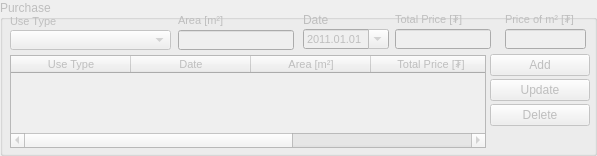
    <widget class="QGroupBox" name="i_purchase_gbox">
     <property name="enabled">
      <bool>false</bool>
     </property>
     <property name="geometry">
      <rect>
       <x>233</x>
       <y>3</y>
       <width>597</width>
       <height>156</height>
      </rect>
     </property>
     <property name="title">
      <string>Purchase</string>
     </property>
     <widget class="QLabel" name="label_76">
      <property name="geometry">
       <rect>
        <x>303</x>
        <y>10</y>
        <width>86</width>
        <height>20</height>
       </rect>
      </property>
      <property name="minimumSize">
       <size>
        <width>0</width>
        <height>20</height>
       </size>
      </property>
      <property name="maximumSize">
       <size>
        <width>16777215</width>
        <height>20</height>
       </size>
      </property>
      <property name="text">
       <string>Date</string>
      </property>
     </widget>
     <widget class="QLabel" name="decisionDateLabel_6">
      <property name="geometry">
       <rect>
        <x>395</x>
        <y>6</y>
        <width>96</width>
        <height>20</height>
       </rect>
      </property>
      <property name="minimumSize">
       <size>
        <width>0</width>
        <height>20</height>
       </size>
      </property>
      <property name="maximumSize">
       <size>
        <width>16777215</width>
        <height>20</height>
       </size>
      </property>
      <property name="font">
       <font>
        <pointsize>8</pointsize>
       </font>
      </property>
      <property name="text">
       <string>Total Price [₮]</string>
      </property>
      <property name="alignment">
       <set>Qt::AlignBottom|Qt::AlignLeading|Qt::AlignLeft</set>
      </property>
     </widget>
     <widget class="QDateEdit" name="i_purchase_date_edit">
      <property name="geometry">
       <rect>
        <x>303</x>
        <y>29</y>
        <width>86</width>
        <height>20</height>
       </rect>
      </property>
      <property name="minimumSize">
       <size>
        <width>0</width>
        <height>20</height>
       </size>
      </property>
      <property name="maximumSize">
       <size>
        <width>16777215</width>
        <height>20</height>
       </size>
      </property>
      <property name="font">
       <font>
        <pointsize>8</pointsize>
       </font>
      </property>
      <property name="dateTime">
       <datetime>
        <hour>0</hour>
        <minute>0</minute>
        <second>0</second>
        <year>2011</year>
        <month>1</month>
        <day>1</day>
       </datetime>
      </property>
      <property name="displayFormat">
       <string>yyyy.MM.dd</string>
      </property>
      <property name="calendarPopup">
       <bool>true</bool>
      </property>
     </widget>
     <widget class="QPushButton" name="i_purchase_add_button">
      <property name="geometry">
       <rect>
        <x>490</x>
        <y>54</y>
        <width>100</width>
        <height>22</height>
       </rect>
      </property>
      <property name="sizePolicy">
       <sizepolicy hsizetype="Fixed" vsizetype="Fixed">
        <horstretch>0</horstretch>
        <verstretch>0</verstretch>
       </sizepolicy>
      </property>
      <property name="minimumSize">
       <size>
        <width>0</width>
        <height>22</height>
       </size>
      </property>
      <property name="maximumSize">
       <size>
        <width>100</width>
        <height>22</height>
       </size>
      </property>
      <property name="text">
       <string>Add</string>
      </property>
     </widget>
     <widget class="QPushButton" name="i_purchase_update_button">
      <property name="geometry">
       <rect>
        <x>490</x>
        <y>79</y>
        <width>100</width>
        <height>22</height>
       </rect>
      </property>
      <property name="sizePolicy">
       <sizepolicy hsizetype="Fixed" vsizetype="Fixed">
        <horstretch>0</horstretch>
        <verstretch>0</verstretch>
       </sizepolicy>
      </property>
      <property name="minimumSize">
       <size>
        <width>0</width>
        <height>22</height>
       </size>
      </property>
      <property name="maximumSize">
       <size>
        <width>100</width>
        <height>22</height>
       </size>
      </property>
      <property name="text">
       <string>Update</string>
      </property>
     </widget>
     <widget class="QPushButton" name="i_purchase_delete_button">
      <property name="geometry">
       <rect>
        <x>490</x>
        <y>104</y>
        <width>100</width>
        <height>22</height>
       </rect>
      </property>
      <property name="minimumSize">
       <size>
        <width>0</width>
        <height>22</height>
       </size>
      </property>
      <property name="maximumSize">
       <size>
        <width>100</width>
        <height>22</height>
       </size>
      </property>
      <property name="text">
       <string>Delete</string>
      </property>
     </widget>
     <widget class="QLineEdit" name="i_purchase_price_edit">
      <property name="geometry">
       <rect>
        <x>395</x>
        <y>29</y>
        <width>96</width>
        <height>20</height>
       </rect>
      </property>
      <property name="minimumSize">
       <size>
        <width>0</width>
        <height>20</height>
       </size>
      </property>
      <property name="maximumSize">
       <size>
        <width>16777215</width>
        <height>20</height>
       </size>
      </property>
      <property name="font">
       <font>
        <pointsize>8</pointsize>
       </font>
      </property>
      <property name="inputMask">
       <string/>
      </property>
     </widget>
     <widget class="QTableWidget" name="i_purchase_twidget">
      <property name="geometry">
       <rect>
        <x>10</x>
        <y>55</y>
        <width>476</width>
        <height>93</height>
       </rect>
      </property>
      <property name="font">
       <font>
        <pointsize>8</pointsize>
       </font>
      </property>
      <attribute name="horizontalHeaderDefaultSectionSize">
       <number>120</number>
      </attribute>
      <column>
       <property name="text">
        <string>Use Type</string>
       </property>
      </column>
      <column>
       <property name="text">
        <string>Date</string>
       </property>
      </column>
      <column>
       <property name="text">
        <string>Area [m²]</string>
       </property>
      </column>
      <column>
       <property name="text">
        <string>Total Price [₮]</string>
       </property>
      </column>
      <column>
       <property name="text">
        <string>Price of m² [₮]</string>
       </property>
      </column>
     </widget>
     <widget class="QLabel" name="decisionDateLabel_24">
      <property name="geometry">
       <rect>
        <x>178</x>
        <y>7</y>
        <width>147</width>
        <height>20</height>
       </rect>
      </property>
      <property name="minimumSize">
       <size>
        <width>0</width>
        <height>20</height>
       </size>
      </property>
      <property name="maximumSize">
       <size>
        <width>16777215</width>
        <height>20</height>
       </size>
      </property>
      <property name="font">
       <font>
        <pointsize>8</pointsize>
       </font>
      </property>
      <property name="text">
       <string>Area [m²]</string>
      </property>
      <property name="alignment">
       <set>Qt::AlignBottom|Qt::AlignLeading|Qt::AlignLeft</set>
      </property>
     </widget>
     <widget class="QLineEdit" name="i_purchase_area_edit">
      <property name="geometry">
       <rect>
        <x>178</x>
        <y>30</y>
        <width>116</width>
        <height>20</height>
       </rect>
      </property>
      <property name="minimumSize">
       <size>
        <width>0</width>
        <height>20</height>
       </size>
      </property>
      <property name="maximumSize">
       <size>
        <width>16777215</width>
        <height>20</height>
       </size>
      </property>
      <property name="font">
       <font>
        <pointsize>8</pointsize>
       </font>
      </property>
     </widget>
     <widget class="QLabel" name="applicationDateLabel_8">
      <property name="geometry">
       <rect>
        <x>10</x>
        <y>8</y>
        <width>175</width>
        <height>20</height>
       </rect>
      </property>
      <property name="minimumSize">
       <size>
        <width>0</width>
        <height>20</height>
       </size>
      </property>
      <property name="maximumSize">
       <size>
        <width>16777215</width>
        <height>20</height>
       </size>
      </property>
      <property name="font">
       <font>
        <pointsize>8</pointsize>
       </font>
      </property>
      <property name="text">
       <string>Use Type</string>
      </property>
      <property name="alignment">
       <set>Qt::AlignBottom|Qt::AlignLeading|Qt::AlignLeft</set>
      </property>
     </widget>
     <widget class="QComboBox" name="i_purchase_use_type_cbox">
      <property name="geometry">
       <rect>
        <x>10</x>
        <y>30</y>
        <width>161</width>
        <height>20</height>
       </rect>
      </property>
      <property name="minimumSize">
       <size>
        <width>0</width>
        <height>20</height>
       </size>
      </property>
      <property name="maximumSize">
       <size>
        <width>16777215</width>
        <height>20</height>
       </size>
      </property>
     </widget>
     <widget class="QLabel" name="decisionDateLabel_15">
      <property name="geometry">
       <rect>
        <x>505</x>
        <y>6</y>
        <width>81</width>
        <height>20</height>
       </rect>
      </property>
      <property name="minimumSize">
       <size>
        <width>0</width>
        <height>20</height>
       </size>
      </property>
      <property name="maximumSize">
       <size>
        <width>16777215</width>
        <height>20</height>
       </size>
      </property>
      <property name="font">
       <font>
        <pointsize>8</pointsize>
       </font>
      </property>
      <property name="text">
       <string>Price of m² [₮]</string>
      </property>
      <property name="alignment">
       <set>Qt::AlignBottom|Qt::AlignLeading|Qt::AlignLeft</set>
      </property>
     </widget>
     <widget class="QLineEdit" name="i_purchase_price_if_m2">
      <property name="geometry">
       <rect>
        <x>505</x>
        <y>29</y>
        <width>81</width>
        <height>20</height>
       </rect>
      </property>
      <property name="minimumSize">
       <size>
        <width>0</width>
        <height>20</height>
       </size>
      </property>
      <property name="maximumSize">
       <size>
        <width>16777215</width>
        <height>20</height>
       </size>
      </property>
      <property name="font">
       <font>
        <pointsize>8</pointsize>
       </font>
      </property>
      <property name="inputMask">
       <string/>
      </property>
     </widget>
    </widget>
